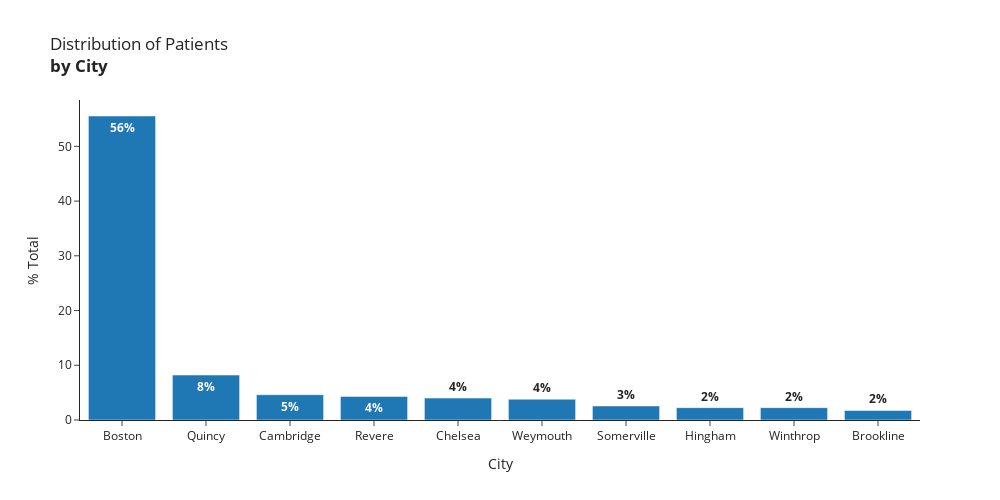

The notebook cell saved with this chart:
### Code cell
fig2 = px.bar((patie['city'].value_counts(normalize=True)*100).reset_index().nlargest(n=10,columns='city'),
       x='index',y='city',
       labels={'index':'City','city':'% Total'},
       template='simple_white',
       title='Distribution of Patients <br><b>by City',
       width= 1000,
       height=500,
       text_auto=True)

fig2.update_traces(texttemplate = '<b>%{value:.0f}%')
fig2.show()

### Figure 1 — Plotly figure (JSON) as saved in the notebook; plotly's stock layout.template omitted (floating-point values rounded to 4 significant figures)
{"data": [{"alignmentgroup": "True", "hovertemplate": "City=%{x}<br>% Total=%{y}<extra></extra>", "legendgroup": "", "marker": {"color": "#1F77B4", "pattern": {"shape": ""}}, "name": "", "offsetgroup": "", "orientation": "v", "showlegend": false, "textposition": "auto", "texttemplate": "<b>%{value:.0f}%", "type": "bar", "x": ["Boston", "Quincy", "Cambridge", "Revere", "Chelsea", "Weymouth", "Somerville", "Hingham", "Winthrop", "Brookline"], "xaxis": "x", "y": [55.54, 8.214, 4.62, 4.312, 4.004, 3.799, 2.567, 2.259, 2.259, 1.745], "yaxis": "y"}], "layout": {"barmode": "relative", "height": 500, "legend": {"tracegroupgap": 0}, "title": {"text": "Distribution of Patients <br><b>by City"}, "width": 1000, "xaxis": {"anchor": "y", "domain": [0, 1], "title": {"text": "City"}}, "yaxis": {"anchor": "x", "domain": [0, 1], "title": {"text": "% Total"}}}}
